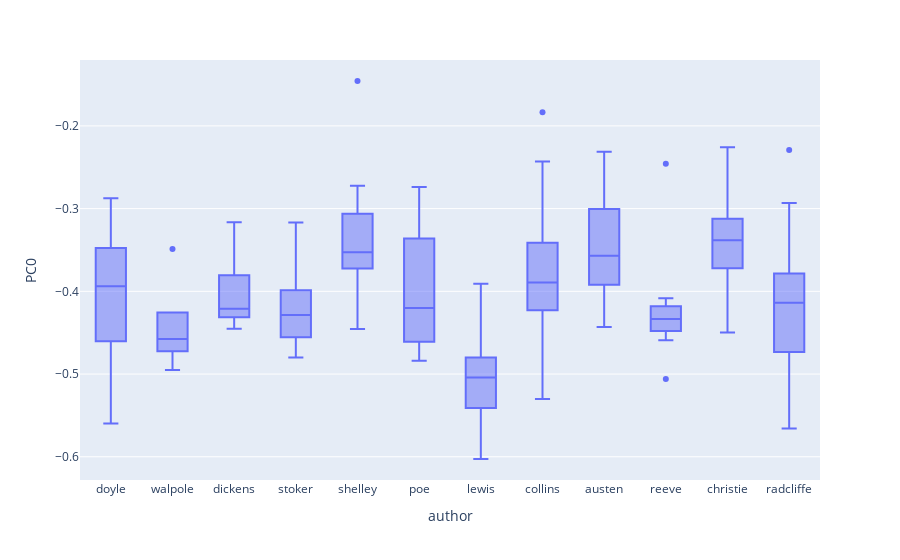

Notebook code cell kept with this figure:
### Markdown cell above
#### 2. Looking at the documents plotted against the first PC, which author has the highest absolute value, in terms of both mean and range? In other words, which author is farthest from 0? Again, the box plots of each author are useful here.

### Code cell
px.box(dcm, x='author', y='PC0', hover_name='author')

### Figure 1 — Plotly figure (JSON) as saved in the notebook; plotly's stock layout.template omitted (floating-point values rounded to 4 significant figures; data arrays with more than 128 entries replaced by an {"elided": "..."} marker saying what was removed)
{"data": [{"alignmentgroup": "True", "hovertemplate": "<b>%{hovertext}</b><br><br>author=%{x}<br>PC0=%{y}<extra></extra>", "hovertext": {"elided": "320 str values"}, "legendgroup": "", "marker": {"color": "#636efa"}, "name": "", "notched": false, "offsetgroup": "", "orientation": "v", "showlegend": false, "type": "box", "x": {"elided": "320 str values"}, "x0": " ", "xaxis": "x", "y": {"elided": "320 float values"}, "y0": " ", "yaxis": "y"}], "layout": {"autosize": true, "boxmode": "group", "legend": {"tracegroupgap": 0}, "margin": {"t": 60}, "xaxis": {"anchor": "y", "autorange": true, "domain": [0, 1], "range": [-0.5, 11.5], "title": {"text": "author"}, "type": "category"}, "yaxis": {"anchor": "x", "autorange": true, "domain": [0, 1], "range": [-0.6281, -0.1203], "title": {"text": "PC0"}, "type": "linear"}}}
